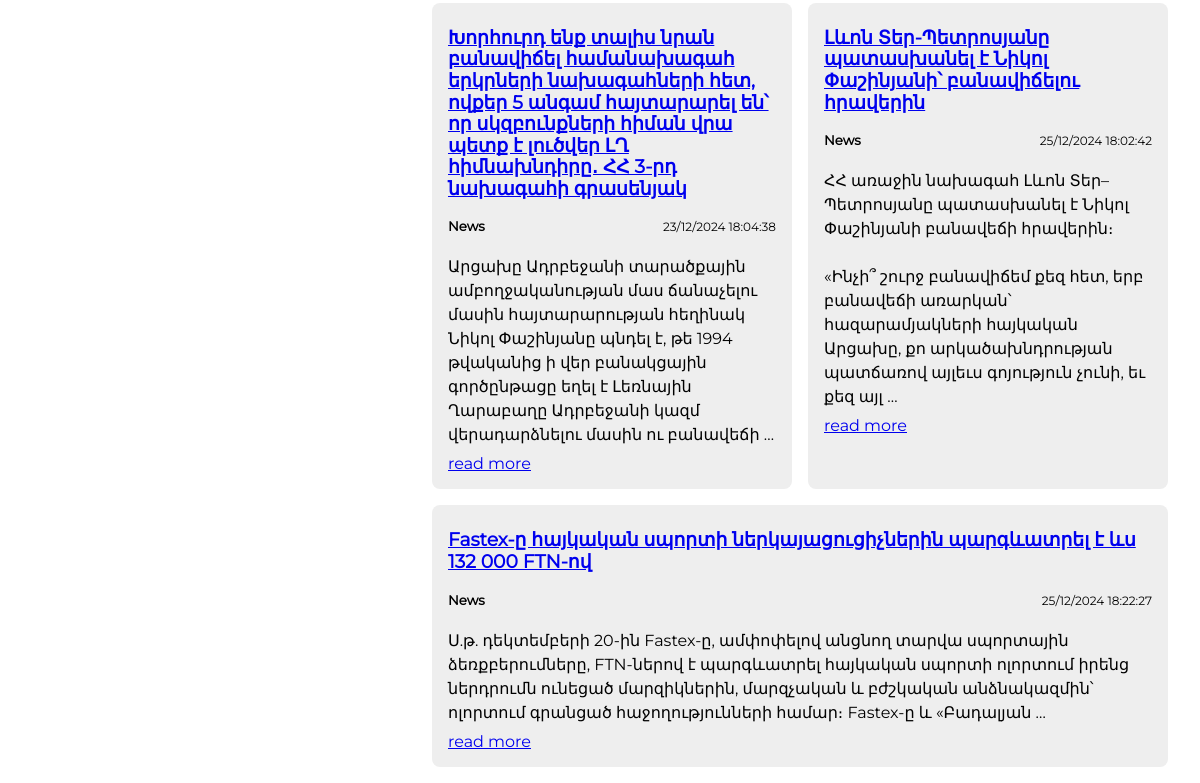
The app's page /category/news/ (lower part), older data.
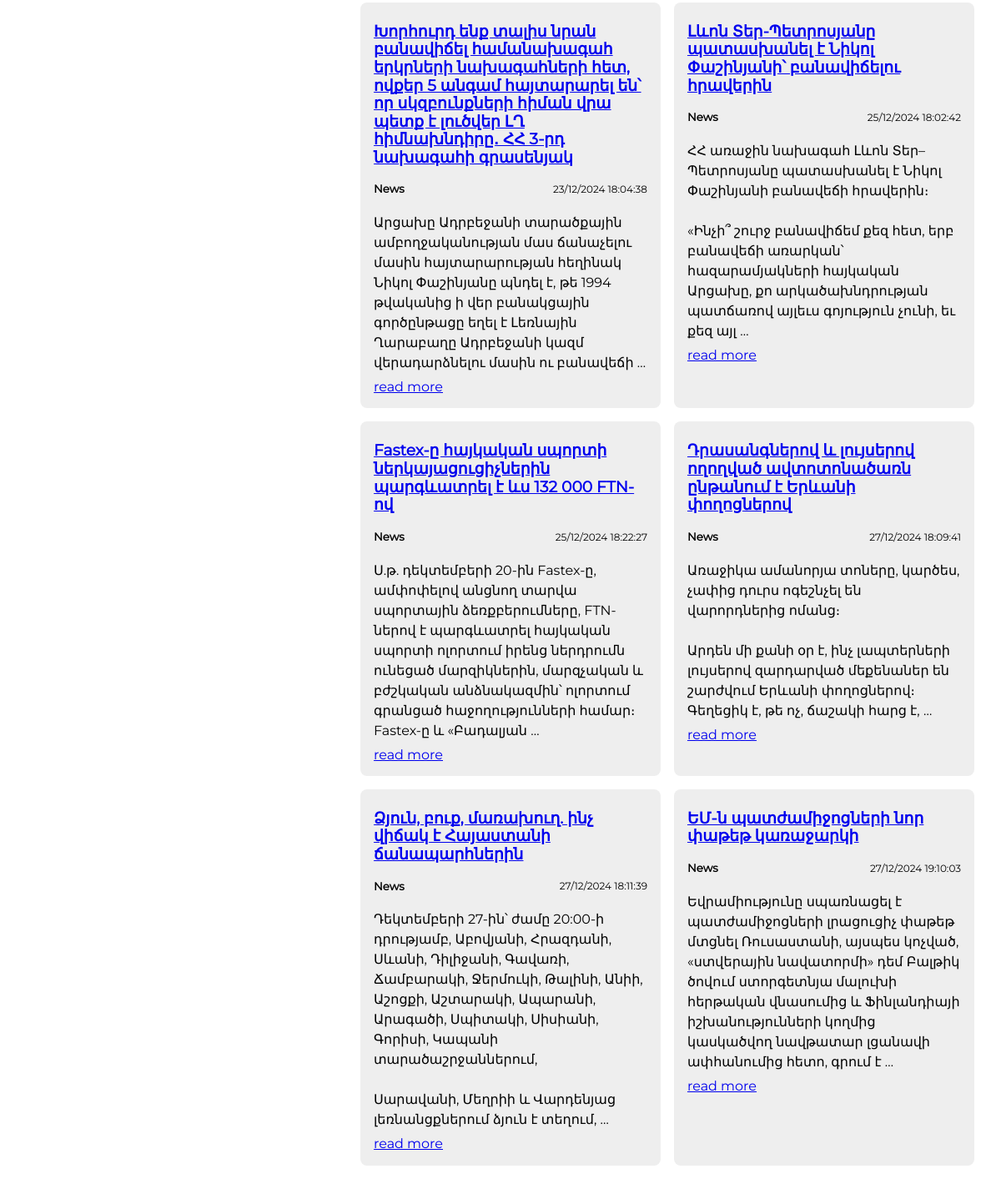
The same page, newer data.
### blog/models.py (models this page shows, shortened)
class Article(models.Model):
	class Status(models.IntegerChoices):
		DRAFT = 0, "Draft"
		PUBLISHED = 1, "Published"
	title = models.CharField(
		max_length=100,
		verbose_name="Վերնագիր",
		validators=[
			MinLengthValidator(3, message="Համոզվեք որ 3 տառից ավել եք գրել"),
		]
	)
	slug = models.SlugField(
		max_length=255,
		unique=True,
		db_index=True,
		null=True,
		verbose_name="Ցուցիչ"
	)
	photo = models.ImageField(
		upload_to="photos/%Y/%m/%d/",
		default=None,
		blank=True,
		null=True,
		verbose_name="Նյութի նկար"
	)
	content = models.TextField(
		blank=True,
		verbose_name="Նյութի կոնտենտ"
	)
	time_create = models.DateTimeField(
		auto_now_add=True,
		verbose_name="Հրապարակման ամսաթիվ"
	)
	time_update = models.DateTimeField(
		auto_now=True,
		verbose_name="Փոփոխման ամսաթիվ"
	)
	is_published = models.BooleanField(
		choices=tuple(
			map(lambda x: (bool(x[0]), x[1]), Status.choices)
		),
		default=Status.PUBLISHED,
		verbose_name="Հրապարակել թե՞ ոչ"
	)
	category = models.ForeignKey(
		"Category",
		on_delete=models.CASCADE,
		related_name="items",
		verbose_name="Կատեգորիաներ"
	)
	tags = models.ManyToManyField(
		"ArticleTags",
		blank=True,
		related_name="tags",
		verbose_name="Թեգեր"
	)
	adv = models.OneToOneField(
		"Adv",
		on_delete=models.SET_NULL,
		related_name="adv",
		verbose_name="Գովազդներ",
		null=True,
		blank=True
	)
	author = models.ForeignKey(
		"Author",
		on_delete=models.CASCADE,
		related_name="author",
		verbose_name="Հեղինակ"
	)
	objects = models.Manager()
	published = ArticleManager()
	def get_absolute_url(self):
		return reverse("article", kwargs={"article_slug": self.slug})
	class Meta:
		ordering = ["time_create"]
		indexes = [
			models.Index(fields=["time_create"])
		]

class Category(models.Model):
	name = models.CharField(max_length=255, db_index=True)
	slug = models.SlugField(max_length=255, unique=True, db_index=True)
	def __str__(self):
		return self.name
	def get_absolute_url(self):
		return reverse("category", kwargs={"cat_slug": self.slug})
	class Meta:
		verbose_name = "Category"
		verbose_name_plural = "Categories"

### blog/views.py (the view)
# urls.py: path("category/<slug:cat_slug>/", views.show_category, name="category"),
def show_category(request, cat_slug):
	category = get_object_or_404(Category, slug=cat_slug)
	articles = Article.published.filter(category_id=category.pk)
	data = {
		"name": category.name,
		"slug": category.slug,
		"id": category.id,
		"articles": articles,
		"cat_selected": category.id
	}
	return render(request, "blog/category.html", data)

### blog/context.py (called while the page is built)
def menu_context(request):
	return {
		"menu": [
			{
				"link_title": "About Site",
				"link_url": "about"
			},
			{
				"link_title": "Add Post",
				"link_url": "add_post"
			},
			{
				"link_title": "Contacts",
				"link_url": "contacts"
			},
			{
				"link_title": "Login",
				"link_url": "login"
			},
		],
	}

### blog/models.py (called while the page is built)
	def get_queryset(self):
		return super().get_queryset().filter(is_published=Article.Status.PUBLISHED)

	def get_absolute_url(self):
		return reverse("tag", kwargs={"tag_slug": self.slug})

### blog/templatetags/blog_tags.py (called while the page is built)
@register.inclusion_tag("blog/includes/categories.html")
def show_categories(cat_selected=0):
	cats = Category.objects.all()
	return {"cats": cats, "cat_selected": cat_selected}

@register.inclusion_tag("blog/includes/tags.html")
def show_tags():
	return {"tags": ArticleTags.objects.all()}

### blog/templates/blog/category.html (shortened to what this page needs)
{% extends "base.html" %}
{% block category %}
    <div class="articles__with__block__title">
        <div class="category__items">
            {% for item in articles %}
                <div class="category__items__item">
                    <h3>
                        <a href="{{ item.get_absolute_url }}">{{item.title}}</a>
                    </h3>
                    <div class="item__cat__date">
                        <h5>{{item.category}}</h5>
                        <p>{{item.time_create|date:"d/m/Y H:i:s"}}</p>
                    </div>
                    <p>{{item.content|linebreaksbr|truncatewords:30}}</p>
                    <a href="{{ item.get_absolute_url }}">read more</a>
                </div>
            {% endfor %}
        </div>
    </div>
{% endblock %}

Row changes from the older to the newer data that the page shows:
added Article: title "Դրասանգներով և լույսերով ողողված ավտոտոնածառն ընթանում է Երևանի փողոցներով", category "News", time_create "27/12/2024 18:09:41", content "Առաջիկա ամանորյա տոները, կարծես, չափից դուրս ոգեշնչել են վարորդներից ոմանց։ Արդեն մի քանի օր է, ինչ լապտերների լույսերով զարդարված մեքենաներ են շարժվում Երևանի փողոցներով։ Գեղեցիկ է, թե ոչ, ճաշակի հարց է, …"
added Article: title "Ձյուն, բուք, մառախուղ. ինչ վիճակ է Հայաստանի ճանապարհներին", category "News", time_create "27/12/2024 18:11:39", content "Դեկտեմբերի 27-ին՝ ժամը 20:00-ի դրությամբ, Աբովյանի, Հրազդանի, Սևանի, Դիլիջանի, Գավառի, Ճամբարակի, Ջերմուկի, Թալինի, Անիի, Աշոցքի, Աշտարակի, Ապարանի, Արագածի, Սպիտակի, Սիսիանի, Գորիսի, Կապանի տարածաշրջաններում, Սարավանի, Մեղրիի և Վարդենյաց լեռնանցքներում ձյուն է տեղում, …"
added Article: title "ԵՄ-ն պատժամիջոցների նոր փաթեթ կառաջարկի", category "News", time_create "27/12/2024 19:10:03", content "Եվրամիությունը սպառնացել է պատժամիջոցների լրացուցիչ փաթեթ մտցնել Ռուսաստանի, այսպես կոչված, «ստվերային նավատորմի» դեմ Բալթիկ ծովում ստորգետնյա մալուխի հերթական վնասումից և Ֆինլանդիայի իշխանությունների կողմից կասկածվող նավթատար լցանավի ափհանումից հետո, գրում է …"
